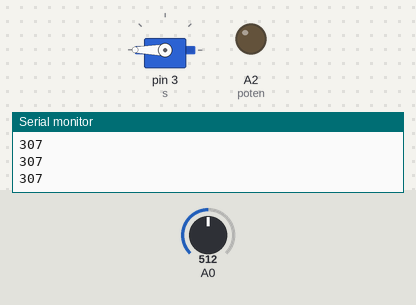
The sketch below on a simulated Arduino Uno, built with avr-gcc and run on an emulated ATmega328P. On the bench: servo, output pins drawn as LEDs (lit = HIGH), the last lines printed to the serial monitor. Inputs (shaded band) come from the test bench; at power-on: A0 = 512.

Above: at 1.2 s.
1.3 s: A0 set to 822
2.8 s: A0 set to 851
At 4.0 s:
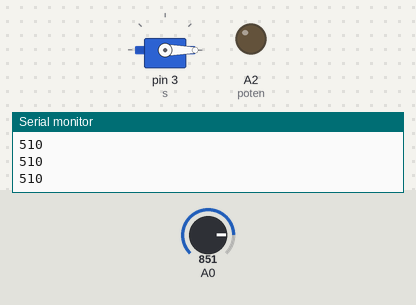
4.3 s: A0 set to 122
At 5.2 s:
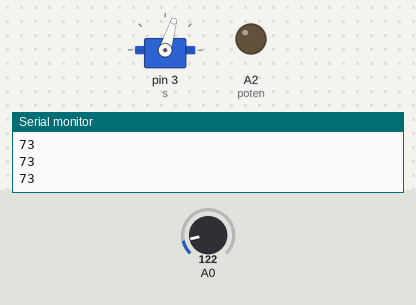
5.8 s: A0 set to 0
At 6.5 s:
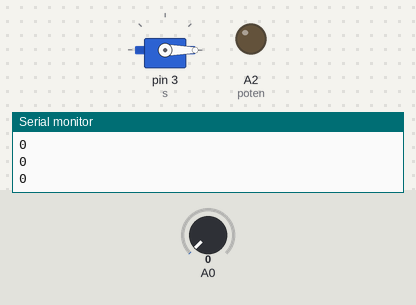
7.3 s: A0 set to 306
At 7.7 s:
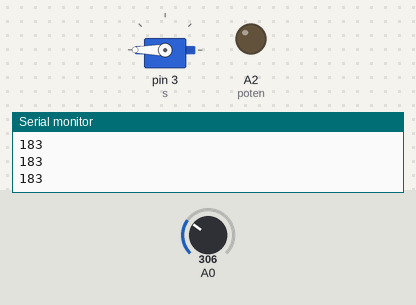
Timing chart, 0 to 9.8 s (numbered marks = the images above; inputs shaded):
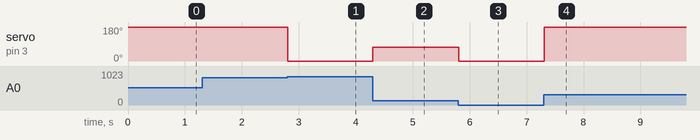

Measured:
- the behaviour switches between 833 and 834 on A0 (found by bisection; images 0 and 1)
- after the input at 2.8 s, servo on pin 3 (s): 180° → 0° at once
- after the input at 4.3 s, servo on pin 3 (s): 0° → 73° at once
- after the input at 5.8 s, servo on pin 3 (s): 73° → 0° at once
- after the input at 7.3 s, servo on pin 3 (s): 0° → 180° at once

The sketch:

teste.ino
```cpp
#include "Servo.h"


  Servo s; //variável que cuida do Servo


  int poten = A2;
  int estado = 0;


void setup() {


  s.attach(3); //setando a porta do servo
  s.write(0);
  pinMode (poten, OUTPUT);

//Porta Serial para acompanharmos os valores passados pelo potenciômetro
  Serial.begin(9600);
}

void loop() {

   estado = analogRead(0);
   estado = map(estado, 0, 300, 0, 180);// o Valor 1023 não casa com o movimento total do motor.
   //por isso a adptação para 1000.
   s.write(estado);
    delay(15);


  Serial.println(estado);

  //delay(1000);
}
```
